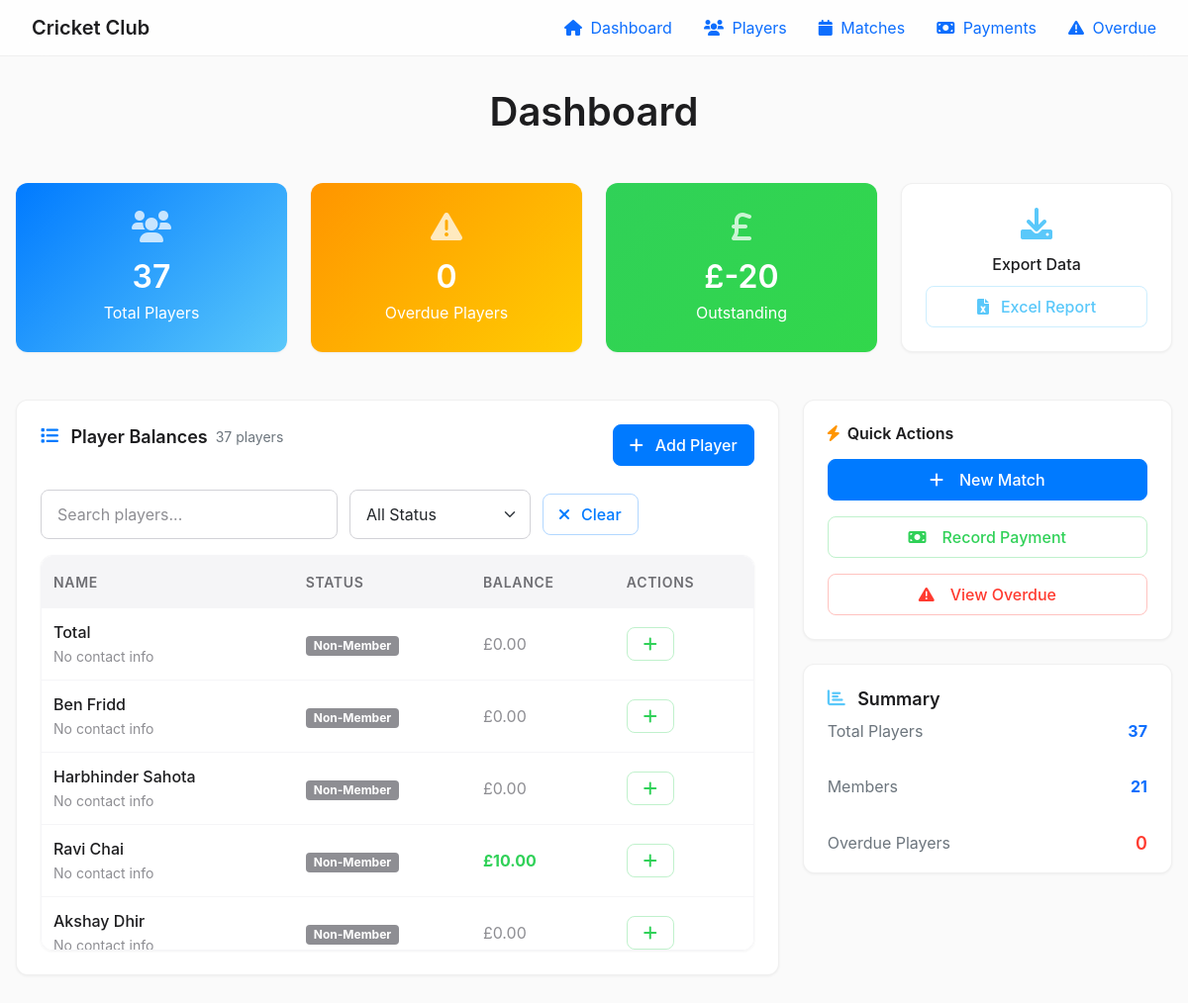
Before: / with the older database file.
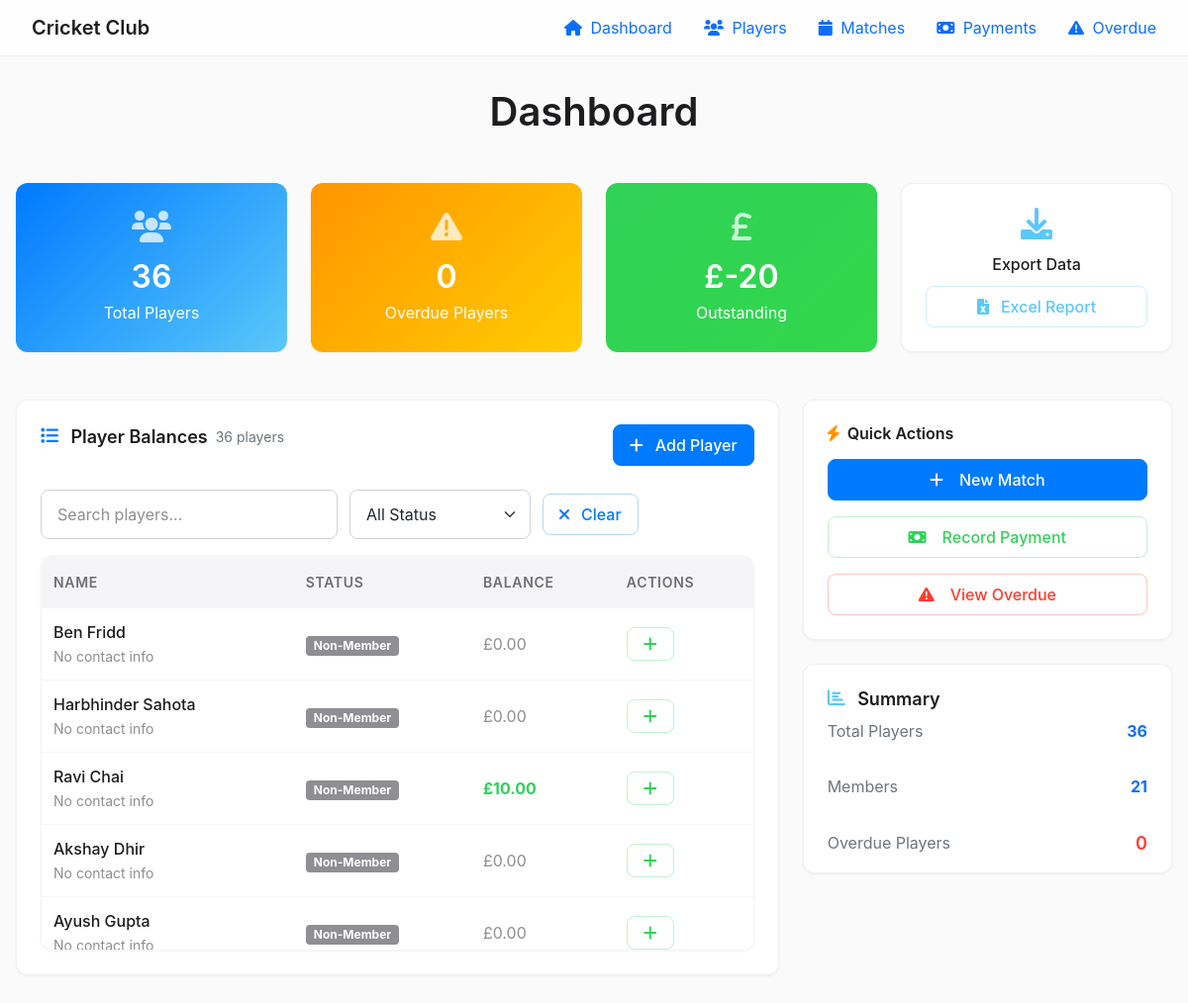
After: the same page with the newer database file.
### app.py (models this page shows, shortened)
class Player(db.Model):
    id = db.Column(db.Integer, primary_key=True)
    name = db.Column(db.String(100), nullable=False)
    is_member = db.Column(db.Boolean, default=True)
    contact_info = db.Column(db.String(200))
    membership_fee = db.Column(db.Float, default=200.0)  # Standard membership fee for all members
    historical_match_fees_owed = db.Column(db.Float, default=0.0)  # Historical match fees owed from imports
    membership_status = db.Column(db.String(50), default='Paid')  # Unpaid, Part Paid, Paid, Sponsorship
    payments = db.relationship('Payment', backref='player', lazy=True, cascade='all, delete-orphan')
    attendances = db.relationship('MatchAttendance', backref='player', lazy=True, cascade='all, delete-orphan')
    def total_paid(self):
        return sum(p.amount for p in self.payments)
    def total_owed(self):
        match_fees = 0
        for attendance in self.attendances:
            if self.is_member:
                match_fees += attendance.match.fee
            else:
                match_fees += attendance.match.fee * 2  # Non-members pay double
        membership_owed = self.membership_fee if self.is_member else 0
        historical_owed = self.historical_match_fees_owed or 0
        return match_fees + membership_owed + historical_owed
    def balance(self):
        return self.total_owed() - self.total_paid()
    def is_overdue(self):
        return self.balance() > 0

class Payment(db.Model):
    id = db.Column(db.Integer, primary_key=True)
    player_id = db.Column(db.Integer, db.ForeignKey('player.id'), nullable=False)
    match_id = db.Column(db.Integer, db.ForeignKey('match.id'), nullable=True)  # null for non-match payments
    date = db.Column(db.DateTime, default=datetime.utcnow)
    amount = db.Column(db.Float, nullable=False)
    method = db.Column(db.String(20))  # 'cash', 'bank'
    payment_type = db.Column(db.String(20), default='match_fee')  # 'match_fee', 'membership', 'other'

### app.py (the view)
@app.route('/')
def index():
    players = Player.query.order_by(Player.id.desc()).all()
    total_players = len(players)
    total_dues = sum(p.balance() for p in players)
    overdue_count = len([p for p in players if p.is_overdue()])
    return render_template('index.html',
                         players=players,
                         total_players=total_players,
                         total_dues=total_dues,
                         overdue_count=overdue_count)

### templates/index.html (shortened to what this page needs)
{% extends "base.html" %}
{% block content %}
<div class="text-center mb-5">
    <h1 style="font-weight: 600; font-size: 2.5rem; color: #1d1d1f; margin-bottom: 8px;">Dashboard</h1>
</div>
<div class="row g-4 mb-5">
    <div class="col-md-3">
        <a href="{{ url_for('players') }}" class="text-decoration-none">
            <div class="card text-center h-100 border-0"
                style="background: linear-gradient(135deg, #007aff 0%, #5ac8fa 100%); color: white; transition: transform 0.2s ease; cursor: pointer;">
                <div class="card-body d-flex flex-column justify-content-center">
                    <i class="fas fa-users fa-2x mb-3 opacity-75"></i>
                    <h2 style="font-weight: 600; margin-bottom: 4px;">{{ total_players }}</h2>
                    <p class="mb-0 opacity-90">Total Players</p>
                </div>
            </div>
        </a>
    </div>
    <div class="col-md-3">
        <a href="{{ url_for('overdue') }}" class="text-decoration-none">
            <div class="card text-center h-100 border-0"
                style="background: linear-gradient(135deg, #ff9500 0%, #ffcc02 100%); color: white; transition: transform 0.2s ease; cursor: pointer;">
                <div class="card-body d-flex flex-column justify-content-center">
                    <i class="fas fa-exclamation-triangle fa-2x mb-3 opacity-75"></i>
                    <h2 style="font-weight: 600; margin-bottom: 4px;">{{ overdue_count }}</h2>
                    <p class="mb-0 opacity-90">Overdue Players</p>
                </div>
            </div>
        </a>
    </div>
    <div class="col-md-3">
        <a href="{{ url_for('payments') }}" class="text-decoration-none">
            <div class="card text-center h-100 border-0"
                style="background: linear-gradient(135deg, #30d158 0%, #32d74b 100%); color: white; transition: transform 0.2s ease; cursor: pointer;">
                <div class="card-body d-flex flex-column justify-content-center">
                    <i class="fas fa-pound-sign fa-2x mb-3 opacity-75"></i>
                    <h2 style="font-weight: 600; margin-bottom: 4px;">&pound;{{ "%.0f"|format(total_dues) }}</h2>
                    <p class="mb-0 opacity-90">Outstanding</p>
                </div>
            </div>
        </a>
    </div>
    <div class="col-md-3">
        <div class="card text-center h-100">
            <div class="card-body d-flex flex-column justify-content-center">
                <i class="fas fa-download fa-2x mb-3" style="color: #5ac8fa;"></i>
                <h6 style="font-weight: 500; margin-bottom: 12px;">Export Data</h6>
                <a href="{{ url_for('export_overdue') }}" class="btn btn-outline-info btn-sm">
                    <i class="fas fa-file-excel me-1"></i> Excel Report
                </a>
            </div>
        </div>
    </div>
</div>
<div class="row g-4">
    <div class="col-lg-8">
        <div class="card">
            <div class="card-body" style="padding: 24px;">
                <div class="d-flex justify-content-between align-items-center mb-4">
                    <h5 class="section-header">
                        <i class="fas fa-list section-header-icon icon-primary"></i>
                        Player Balances
                        <span class="table-counter text-secondary text-sm">{{ players|length }} players</span>
                    </h5>
                    <a href="{{ url_for('add_player') }}" class="btn btn-primary">
                        <i class="fas fa-plus me-1"></i> Add Player
                    </a>
                </div>
                <div class="table-filter">
                    <div>
                        <input type="text" class="form-control table-filter-input" placeholder="Search players..."
                               aria-label="Search players">
                    </div>
                    <div>
                        <select class="form-select table-filter-select" aria-label="Filter by status">
                            <option value="all">All Status</option>
                        </select>
                    </div>
                    <button type="button" class="btn btn-outline-primary btn-sm"
                            onclick="clearTableFilters(this.closest('.card'))">
                        <i class="fas fa-times me-1"></i> Clear
                    </button>
                </div>
                <div class="table-container">
                    <table class="table table-hover">
                        <thead>
                            <tr>
                                <th>Name</th>
                                <th>Status</th>
                                <th>Balance</th>
                                <th>Actions</th>
                            </tr>
                        </thead>
                        <tbody>
                            {% for player in players %}
                            <tr>
                                <td>
                                    <div style="font-weight: 500;">{{ player.name }}</div>
                                    <small style="color: #8e8e93;">{{ player.contact_info or 'No contact info'
                                        }}</small>
                                </td>
                                <td>
                                    {% if player.is_member %}
                                    <span class="badge"
                                        style="background: #30d158; color: white; padding: 4px 8px;">Member</span>
                                    {% else %}
                                    <span class="badge"
                                        style="background: #8e8e93; color: white; padding: 4px 8px;">Non-Member</span>
                                    {% endif %}
                                </td>
                                <td>
                                    {% if player.balance() > 0 %}
                                                                    <span class="balance-negative fw-bold">&pound;{{ "%.2f"|format(player.balance()) }}</span>
                                {% elif player.balance() < 0 %} <span class="balance-positive fw-bold">&pound;{{
                                    "%.2f"|format(player.balance()|abs) }}</span>
                                {% else %}
                                <span style="color: #8e8e93;">&pound;0.00</span>
                                        {% endif %}
                                </td>
                                <td>
                                    <a href="{{ url_for('add_payment') }}?player_id={{ player.id }}"
                                        class="btn btn-outline-success btn-sm">
                                        <i class="fas fa-plus"></i>
                                    </a>
                                </td>
                            </tr>
                            {% endfor %}
                        </tbody>
                    </table>
                </div>
            </div>
        </div>
    </div>
    <div class="col-lg-4">
        <div class="card mb-4">
            <div class="card-body">
                <h6 style="font-weight: 600; color: #1d1d1f; margin-bottom: 16px;">
                    <i class="fas fa-bolt me-2" style="color: #ff9500;"></i>Quick Actions
                </h6>
                <div class="d-grid gap-3">
                    <a href="{{ url_for('create_match') }}" class="btn btn-primary">
                        <i class="fas fa-plus me-2"></i> New Match
                    </a>
                    <a href="{{ url_for('add_payment') }}" class="btn btn-outline-success">
                        <i class="fas fa-money-bill me-2"></i> Record Payment
                    </a>
                    <a href="{{ url_for('overdue') }}" class="btn btn-outline-danger">
                        <i class="fas fa-exclamation-triangle me-2"></i> View Overdue
                    </a>
                </div>
            </div>
        </div>
        <div class="card">
            <div class="card-body">
                <h6 class="section-header">
                    <i class="fas fa-chart-bar section-header-icon icon-info"></i>
                    Summary
                </h6>
                <div class="list-group list-group-flush list-group-flush-custom">
                    <div class="list-group-item list-group-item-custom d-flex justify-content-between align-items-center border-0">
                        <span class="text-secondary">Total Players</span>
                        <strong class="text-primary">{{ total_players }}</strong>
                    </div>
                    <div class="list-group-item list-group-item-custom d-flex justify-content-between align-items-center border-0">
                        <span class="text-secondary">Members</span>
                        <strong class="text-primary">{{ players|selectattr('is_member')|list|length }}</strong>
                    </div>
                    <div class="list-group-item list-group-item-custom d-flex justify-content-between align-items-center border-0">
                        <span class="text-secondary">Overdue Players</span>
                        <strong class="balance-negative">{{ overdue_count }}</strong>
                    </div>
                </div>
            </div>
        </div>
    </div>
</div>
{% endblock %}

### templates/base.html (shortened to what this page needs)
<!DOCTYPE html>
<html lang="en">
<head>
    <link href="https://cdn.jsdelivr.net/npm/bootstrap@5.1.3/dist/css/bootstrap.min.css" rel="stylesheet">
    <link href="https://cdnjs.cloudflare.com/ajax/libs/font-awesome/6.0.0/css/all.min.css" rel="stylesheet">
    <link href="{{ url_for('static', filename='style.css') }}" rel="stylesheet">
</head>
<body>
    <nav class="navbar navbar-expand-lg navbar-main">
        <div class="container">
            <a class="navbar-brand d-flex align-items-center" href="{{ url_for('index') }}">
                Cricket Club
            </a>
            <div class="collapse navbar-collapse" id="navbarNav">
                <ul class="navbar-nav ms-auto">
                    <li class="nav-item">
                        <a class="nav-link px-3 py-2 rounded-2" href="{{ url_for('index') }}">
                            <i class="fas fa-home me-1"></i> Dashboard
                        </a>
                    </li>
                    <li class="nav-item">
                        <a class="nav-link px-3 py-2 rounded-2" href="{{ url_for('players') }}">
                            <i class="fas fa-users me-1"></i> Players
                        </a>
                    </li>
                    <li class="nav-item">
                        <a class="nav-link px-3 py-2 rounded-2" href="{{ url_for('matches') }}">
                            <i class="fas fa-calendar me-1"></i> Matches
                        </a>
                    </li>
                    <li class="nav-item">
                        <a class="nav-link px-3 py-2 rounded-2" href="{{ url_for('payments') }}">
                            <i class="fas fa-money-bill me-1"></i> Payments
                        </a>
                    </li>
                    <li class="nav-item">
                        <a class="nav-link px-3 py-2 rounded-2" href="{{ url_for('overdue') }}">
                            <i class="fas fa-exclamation-triangle me-1"></i> Overdue
                        </a>
                    </li>
                </ul>
            </div>
        </div>
    </nav>
    <div class="container main-container">
        {% block content %}{% endblock %}
    </div>
</body>
</html>

Changed rows visible on the page:
removed Player: name "Total", contact_info "No contact info", is_member "Non-Member"
now on this page (row unchanged): Player: name "Ayush Gupta", contact_info "No contact info", is_member "Non-Member"
Other visible differences:
{{ total_players }}: "37" → "36"
{{ players|length }}: "37" → "36"
